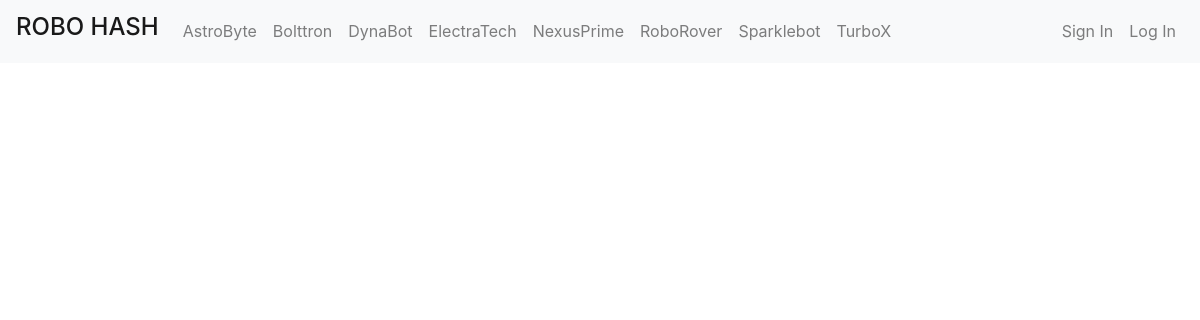
/OurProducts/ElectraTech.php, run on an earlier commit of the app's database.
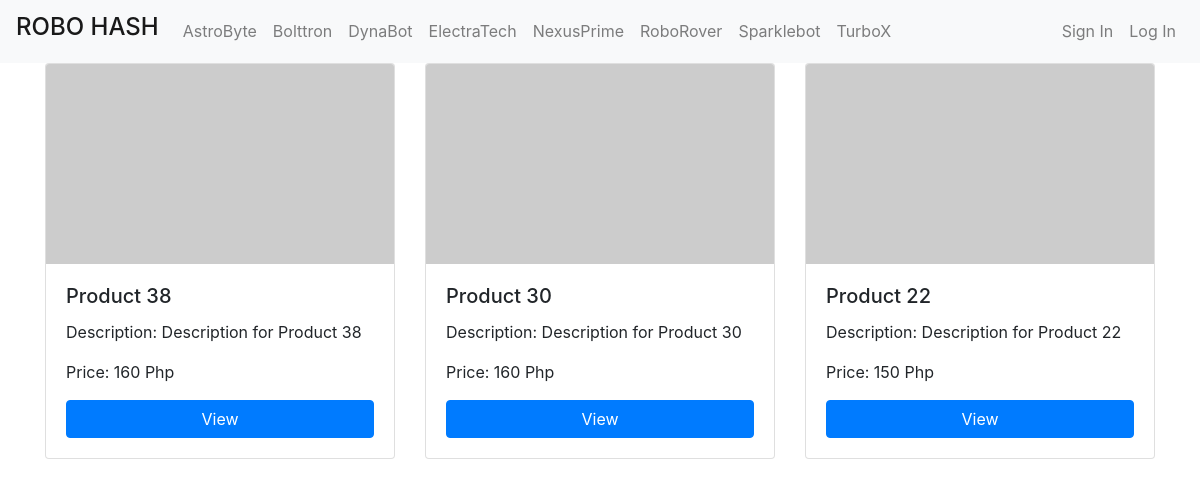
And on a later commit of the database.
### tables this page shows
CREATE TABLE `products` (
  `id` int(11) NOT NULL,
  `pName` varchar(100) NOT NULL,
  `price` int(11) NOT NULL,
  `piece` int(11) NOT NULL,
  `description` text NOT NULL,
  `available` int(11) NOT NULL,
  `category` varchar(100) NOT NULL,
  `type` varchar(100) NOT NULL,
  `item` varchar(100) NOT NULL,
  `pCode` varchar(20) NOT NULL,
  `picture` text NOT NULL
);

### OurProducts/ElectraTech.php (the view, shortened to what this page needs)
<?php include("../inc/connect.inc.php"); ?>
<?php
if (!isset($_SESSION['user_login'])) {
	$user = "";
} else {
	$user = $_SESSION['user_login'];
	$result = mysqli_query($con, "SELECT * FROM user WHERE id='$user'");
	$get_user_email = mysqli_fetch_assoc($result);
	$uname_db = $get_user_email['firstName'];
}
?>
<!DOCTYPE html>
<html>
<head>
	<link rel="stylesheet" type="text/css" href="./style.css">
	<link rel="stylesheet" type="text/css" href="https://stackpath.bootstrapcdn.com/bootstrap/4.5.2/css/bootstrap.min.css">
</head>
<body>
	<?php include("../components/navbar.php"); ?>
	<div class="container">
		<div class="row">
			<?php
			$getposts = mysqli_query($con, "SELECT * FROM products WHERE available >= '1' AND item = 'ElectraTech' ORDER BY id DESC LIMIT 10") or die(mysqli_error($con));
			if (mysqli_num_rows($getposts)) {
				while ($row = mysqli_fetch_assoc($getposts)) {
					$id = $row['id'];
					$pName = $row['pName'];
					$price = $row['price'];
					$description = $row['description'];
					$imageUrl = "https://robohash.org/" . $id;
					echo '
						<div class="col-md-4">
							<div class="card card-container">
								<img src="' . $imageUrl . '" class="card-img-top">
								<div class="card-body">
									<h5 class="card-title">' . $pName . '</h5>
									<p class="card-text">Description: ' . $description . '</p>
									<p class="card-text">Price: ' . $price . ' Php</p>
									<a href="view_product.php?pid=' . $id . '" class="btn btn-primary">View</a>
								</div>
							</div>
						</div>
					';
				}
			}
			?>
		</div>
	</div>
</body>
</html>

### components/navbar.php (shortened to what this page needs)
<nav class="navbar navbar-expand-lg navbar-light bg-light">
    <a class="navbar-brand" href="../index.php">
        <h4>ROBO HASH</h4>
    </a>
    <div class="collapse navbar-collapse" id="navbarNav">
        <ul class="navbar-nav">
            <?php
            $pages = array(
                "AstroByte" => "AstroByte.php",
                "Bolttron" => "Bolttron.php",
                "DynaBot" => "DynaBot.php",
                "ElectraTech" => "ElectraTech.php",
                "NexusPrime" => "NexusPrime.php",
                "RoboRover" => "RoboRover.php",
                "Sparklebot" => "Sparklebot.php",
                "TurboX" => "TurboX.php"
            );
            foreach ($pages as $name => $link) {
                $isActive = (basename($_SERVER['PHP_SELF']) == "OurProducts/" . $link) ? "active" : "";
                echo '<li class="nav-item ' . $isActive . '">';
                echo '<a class="nav-link" href="../OurProducts/' . $link . '">' . $name . '</a>';
                echo '</li>';
            }
            ?>
        </ul>
        <ul class="navbar-nav ml-auto">
            <?php
            if ($user != "") {
                echo '
						<li class="nav-item">
							<a class="nav-link" href="profile.php?uid=' . $user . '">Hi ' . $uname_db . '</a>
						</li>
						<li class="nav-item">
							<a class="nav-link" href="logout.php">Log Out</a>
						</li>
					';
            } else {
                echo '
						<li class="nav-item">
							<a class="nav-link" href="signin.php">Sign In</a>
						</li>
						<li class="nav-item">
							<a class="nav-link" href="login.php">Log In</a>
						</li>
					';
            }
            ?>
        </ul>
    </div>
</nav>

What changed in the data, as far as the page shows it:
added products: pName "Product 38", description "Description for Product 38", price "160"
added products: pName "Product 30", description "Description for Product 30", price "160"
added products: pName "Product 22", description "Description for Product 22", price "150"
